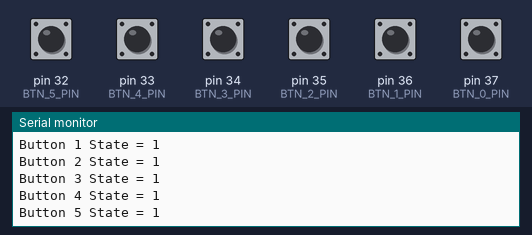
The sketch below on a simulated Arduino Mega 2560, built with avr-gcc and run on an emulated ATmega2560. On the bench: the last lines printed to the serial monitor. The test bench sets the inputs (shaded band); at power-on: pin 32 (BTN_5_PIN), pin 33 (BTN_4_PIN), pin 34 (BTN_3_PIN), pin 35 (BTN_2_PIN), pin 36 (BTN_1_PIN), pin 37 (BTN_0_PIN) HIGH.

Above: at 1.2 s.
1.3 s: pin 32 (BTN_5_PIN) pulled LOW for 0.15 s
2.9 s: pin 33 (BTN_4_PIN) pulled LOW for 0.15 s
At 3.05 s:
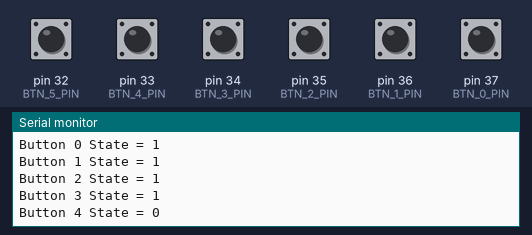
4.5 s: pin 34 (BTN_3_PIN) pulled LOW for 0.15 s
7.6 s: pin 35 (BTN_2_PIN) pulled LOW for 0.15 s
At 7.66 s:
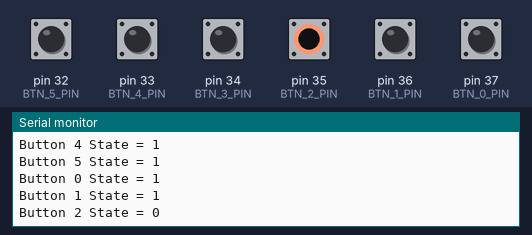
9.2 s: pin 36 (BTN_1_PIN) pulled LOW for 0.15 s
10.8 s: pin 37 (BTN_0_PIN) pulled LOW for 0.15 s
Timing chart, 0 to 13.4 s (numbered marks = the images above; inputs shaded):
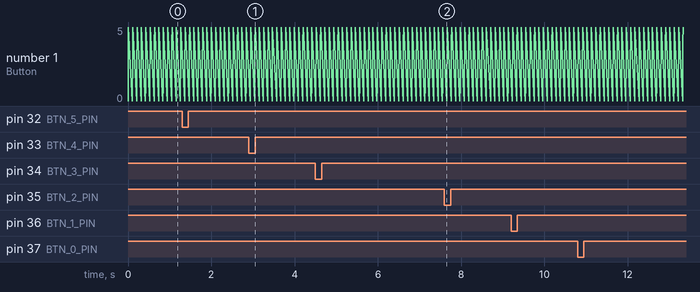

The sketch:

h2_rc_90x120_buttons_check.ino
```cpp
// (licence header left out)
// Выводы кнопок
const byte BTN_0_PIN = 37;
const byte BTN_1_PIN = 36;
const byte BTN_2_PIN = 35;
const byte BTN_3_PIN = 34;
const byte BTN_4_PIN = 33;
const byte BTN_5_PIN = 32;

void setup() {
  // Настройка скорости отладочного порта
  Serial.begin(115200);

  // Настройка выводов кнопок на вход c подтяжкой к питанию
  pinMode(BTN_0_PIN, INPUT_PULLUP);
  pinMode(BTN_1_PIN, INPUT_PULLUP);
  pinMode(BTN_2_PIN, INPUT_PULLUP);
  pinMode(BTN_3_PIN, INPUT_PULLUP);
  pinMode(BTN_4_PIN, INPUT_PULLUP);
  pinMode(BTN_5_PIN, INPUT_PULLUP);
}

void loop() {
  // Вывод информации о состоянии кнопок
  Serial.print("Button 0 State = "); Serial.println(digitalRead(BTN_0_PIN));
  Serial.print("Button 1 State = "); Serial.println(digitalRead(BTN_1_PIN));
  Serial.print("Button 2 State = "); Serial.println(digitalRead(BTN_2_PIN));
  Serial.print("Button 3 State = "); Serial.println(digitalRead(BTN_3_PIN));
  Serial.print("Button 4 State = "); Serial.println(digitalRead(BTN_4_PIN));
  Serial.print("Button 5 State = "); Serial.println(digitalRead(BTN_5_PIN));
  Serial.println();
  delay(100);
}
```

Measured:
- after the input at 2.9 s, the serial monitor: prints a new line at once (image 1)
- after the input at 7.6 s, the serial monitor: prints a new line after 0.06 s (image 2)
